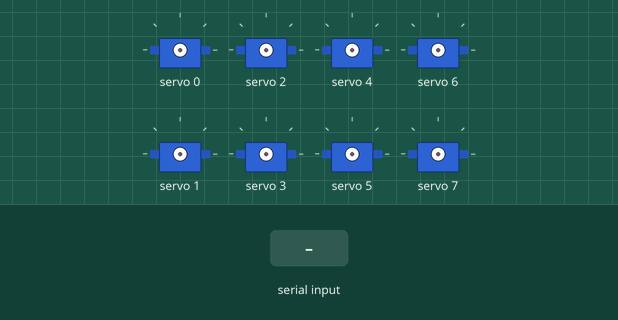
This sketch was run on a simulated Arduino Uno, built with avr-gcc and run on an emulated ATmega328P. Parts: 8 × servo. The inputs (shaded band) are chosen by the test bench.

Above: at 1.2 s.
1.3 s: "m,45\n" received over Serial
At 2.93 s:
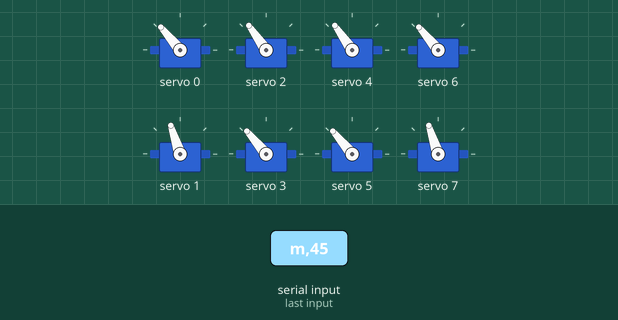
At 3.78 s:
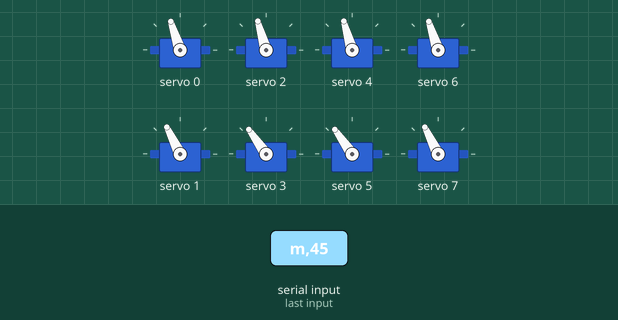
Timing chart, 0 to 13.3 s (numbered marks = the images above; inputs shaded):
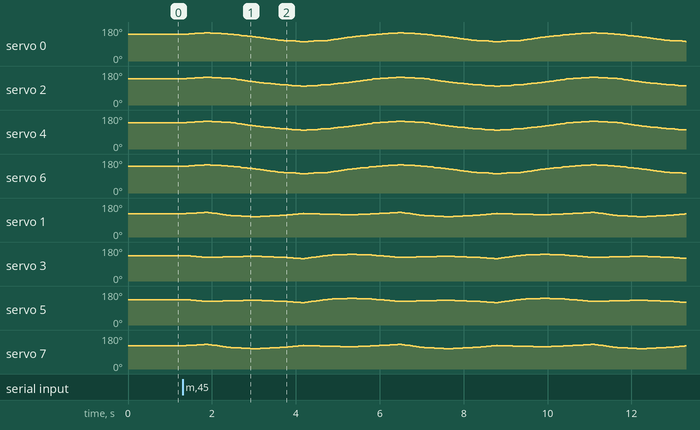

The sketch:

microMove.ino
```cpp
//#include <Servo.h>

#include <Wire.h>
#include <Adafruit_PWMServoDriver.h>
Adafruit_PWMServoDriver pwm = Adafruit_PWMServoDriver();

#define arrSize 8
//#define move


#define accuracy 60

//int arr[servos][arrSize] = {{90, 84, 72, 58, 51, 56, 72, 83},{63, 78, 84, 78, 70,72,74,70}};
int arr[2][arrSize] = {{112, 105, 93, 78, 72, 77, 93, 104},{85, 100, 105, 100, 91,94,96,92}};


char cmd[10];
byte cmdIndex;

void setup() {
  Serial.begin(9600);
  pwm.begin();
  pwm.setPWMFreq(50);

}

void loop() {


     if (Serial.available() > 0)
  {
    char c = (char)Serial.read();
    if (c == '\n') {
      cmd[cmdIndex] = 0;
      exeCmd();
      cmdIndex = 0;
    } else {
      cmd[cmdIndex] = c;
      if (cmdIndex < 9) cmdIndex++;
    }
  }


  /*for (pos = 0; pos <= 180; pos += 1) {
    myservo.write(pos);
    myservo2.write(pos);
    myservo3.write(pos);
    myservo4.write(pos);
    delay(15);
  }
  for (pos = 180; pos >= 0; pos -= 1) {
    myservo.write(pos);
    myservo2.write(pos);
    myservo3.write(pos);
    myservo4.write(pos);
    delay(15);
  }*/
}

void exeCmd() {
  unsigned int val = atof(cmd + 2);

  if (cmd[0] == 'm') {
    for(int i = 0; i< val; i++)
      makeStep();
  }
  else if(strcmp(cmd, "stand") == 13){
    int from[]={65,150};
    int to[]={90,90};
    int legs[]={0,1,2,3,4,5,6,7};
    int legsSize = 8;
    goToAngle(from,to,legs,legsSize,2000);
  }
  else if(strcmp(cmd, "sit") == 13){
    int from[]={90,90};
    int to[]={65,150};
    int legs[]={0,1,2,3,4,5,6,7};
    int legsSize = 8;
   // Serial.println(val);
    goToAngle(from,to,legs,legsSize,2000);
  }
  else{
    pwm.setPWM(cmd[0] - '0', 0, angleToPulse(val) );

  }
}

void makeStep(){
    for(int i = 0; i<arrSize; i++ ){

    int index;
    if(i==0) index = arrSize-1;
    else index = i-1;

    float s1degree = (arr[0][i] - arr[0][index]);
    s1degree /= accuracy;
    float s1degreeWrite = arr[0][index];

    float s2degree = (arr[1][i] - arr[1][index]);
    s2degree /= accuracy;
    float s2degreeWrite = arr[1][index];

    int k = i + (arrSize/2);
    if(k>=arrSize) k-= arrSize;
    int index2;
    if(k==0) index2 = arrSize-1;
    else index2 = k-1;

    float s3degree = (arr[0][k] - arr[0][index2]);
    s3degree /= accuracy;
    float s3degreeWrite = arr[0][index2];

    float s4degree = (arr[1][k] - arr[1][index2]);
    s4degree /= accuracy;
    float s4degreeWrite = arr[1][index2];

    for(int j = 0; j<accuracy; j++ ){
    if(arr[0][i]<=180){
      s1degreeWrite+=s1degree;
      s3degreeWrite+=s3degree;
      float s3degreeWritee = map(s3degreeWrite, 0, 180, 180, 0);
      pwm.setPWM(0, 0, angleToPulse(s1degreeWrite) );
      pwm.setPWM(2, 0, angleToPulse(s3degreeWritee) );
      pwm.setPWM(4, 0, angleToPulse(s3degreeWritee) );
      pwm.setPWM(6, 0, angleToPulse(s1degreeWrite) );
    }

    if(arr[1][i]<=180){
      s2degreeWrite+=s2degree;
      float s2degreeWritee = map(s2degreeWrite, 0, 180, 180, 0);
      s4degreeWrite+=s4degree;

      pwm.setPWM(1, 0, angleToPulse(s2degreeWritee) );
      pwm.setPWM(3, 0, angleToPulse(s4degreeWrite) );
      pwm.setPWM(5, 0, angleToPulse(s4degreeWrite) );
      pwm.setPWM(7, 0, angleToPulse(s2degreeWritee) );
    }

    /*if(arr[0][i]<=180){
       s1degreeWrite+=s1degree;
      pwm.setPWM(0, 0, angleToPulse(s1degreeWrite) );
    }*/

    delay(200/accuracy);
    }


   //if(arr[1][i]<=180) myservo2.write(arr[1][i]);

    }
}

void goToAngle(int from[], int to[], int serv[],int servNum, int moveTime){
    float armAdding = (to[0] - from[0]);
    armAdding /= accuracy;
    float arm = from[0];

    float legAdding = (to[1] - from[1]);
    legAdding /= accuracy;
    float leg = from[1];

   // Serial.write(int(arm));
    for(int i = 0; i<accuracy; i++ ){


      for(int j=0; j<servNum;j++){
        int servo = serv[j];
        float arm2 = arm;
        float leg2 = leg;

        if(servo == 3 || servo == 7)
          leg2 = map(leg,0, 180, 180,0);
        if(servo == 2 || servo == 6)
          arm2 = map(arm,0, 180, 180,0);

        //Serial.println(leg);
        if(servo%2==0)
          pwm.setPWM(servo, 0, angleToPulse(arm2) );
        else
          pwm.setPWM(servo, 0, angleToPulse(leg2) );
      }
      arm += armAdding;
      leg += legAdding;
      delay(int(moveTime/accuracy));
    }
}
int angleToPulse(int ang){
   int pulse = map(ang,0, 180, 150,600);
   return pulse;
}
```
